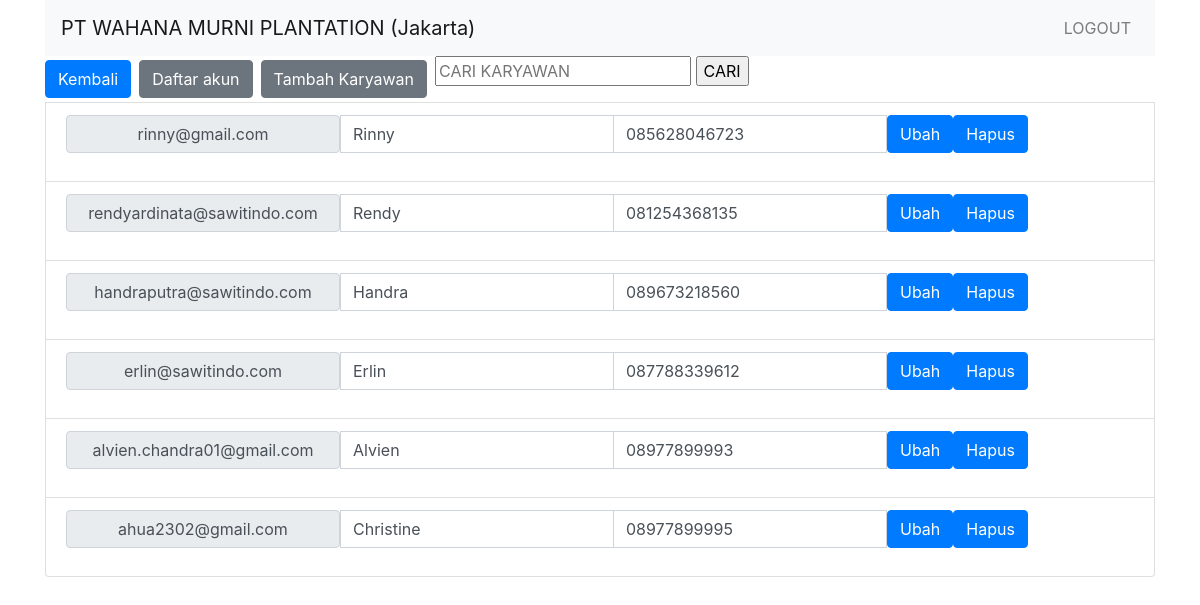
/peminjamlist.php, run on the app's committed database.
### tables this page shows
CREATE TABLE `karyawan` (
  `idkaryawan` varchar(30) NOT NULL,
  `nama` varchar(20) NOT NULL,
  `telepon` varchar(15) NOT NULL
);

### peminjamlist.php (the view, shortened to what this page needs)
<link rel="stylesheet" href="css/bootstrap.min.css">
	<div class="container">
<?php
include 'koneksi.php';
include 'navbar.php';
echo '<div class="btn-group mr-2" role="group" ><a href="index.php"><button type="button" class="btn btn-primary" >Kembali</button></a></div>';
echo '<div class="btn-group mr-2" role="group" > <a class="btn btn-secondary" href="akun.php">Daftar akun</a> </div>';
echo '<div class="btn-group mr-2" role="group" > <a class="btn btn-secondary" href="register.html">Tambah Karyawan</a> </div>';
echo '<div class="btn-group mr-2" role="group" >
			<form method="GET" action="peminjamlist.php">
				<input class="textinput1" name="keyword" placeholder="CARI KARYAWAN" type="text">
				<input class="button1" type="submit" value="CARI"><br>
			</form>
	</div>';
$con = new mysqli($host, $dbid, $dbpass, $dbname);
if (isset($_GET['keyword']) && $_GET['keyword']!='') {
	$keyword =  str_replace("'","",$_GET['keyword'])  ;
	$keyword = $con -> real_escape_string($keyword);
	$stmt = $con->prepare( "SELECT idkaryawan, nama, telepon FROM karyawan WHERE idkaryawan LIKE '%$keyword%' ORDER BY idkaryawan DESC" ); $stmt->execute();
}else{
	$stmt = $con->prepare( "SELECT idkaryawan, nama, telepon FROM karyawan ORDER BY idkaryawan DESC" ); $stmt->execute();
}
$result = $stmt->get_result();
while($row = mysqli_fetch_assoc($result)) {
	echo '
		<li class="list-group-item d-flex justify-content-between align-items-center">
			<form action="peminjamubah.php?idkaryawan='.$row["idkaryawan"].'"method="POST">
				<div class="input-group">
				<input type="text" class="input-group-text" value="'.$row["idkaryawan"].'" readonly>
				<input type="text" name="nama" class="form-control" value="'.$row["nama"].'"  >
				<input type="text" name="telepon" class="form-control" value="'.$row["telepon"].'"  >
				<button type="submit" class="btn btn-primary" onclick="return confirm()" >Ubah</button>
				<a href="peminjamhapus.php?idkaryawan='.$row["idkaryawan"].'"><button type="button" class="btn btn-primary" onclick="return confirm()" >Hapus</button></a>
				</div>
			</form>
		</li>
	';
}
?>
</div>

### data on the page
karyawan: idkaryawan "rinny@gmail.com", nama "Rinny", telepon "085628046723"
karyawan: idkaryawan "rendyardinata@sawitindo.com", nama "Rendy", telepon "081254368135"
karyawan: idkaryawan "handraputra@sawitindo.com", nama "Handra", telepon "089673218560"
karyawan: idkaryawan "erlin@sawitindo.com", nama "Erlin", telepon "087788339612"
karyawan: idkaryawan "alvien.chandra01@gmail.com", nama "Alvien", telepon "08977899993"
karyawan: idkaryawan "ahua2302@gmail.com", nama "Christine", telepon "08977899995"
